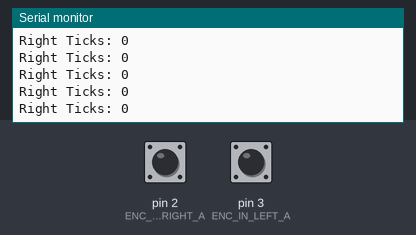
Simulated run of this sketch. Board: Arduino Uno, built with avr-gcc and run on an emulated ATmega328P. On the bench: the last lines printed to the serial monitor. The inputs (shaded band) are chosen by the test bench; at power-on: pin 2 (ENC_IN_RIGHT_A) HIGH, pin 3 (ENC_IN_LEFT_A) HIGH.

Above: at 1.2 s.
1.3 s: pin 2 (ENC_IN_RIGHT_A) pulled LOW for 0.15 s
At 1.9 s:
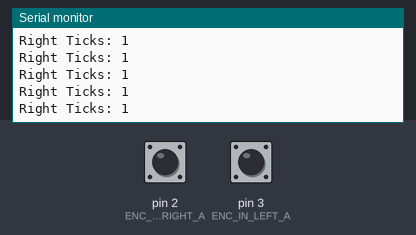
4.4 s: pin 2 (ENC_IN_RIGHT_A) pulled LOW for 1 s
At 5.5 s:
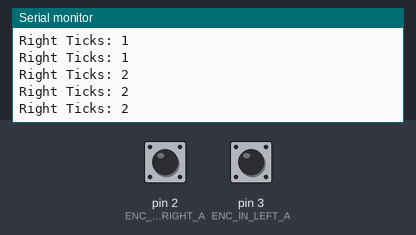
Timing chart, 0 to 7.4 s (numbered marks = the images above; inputs shaded):
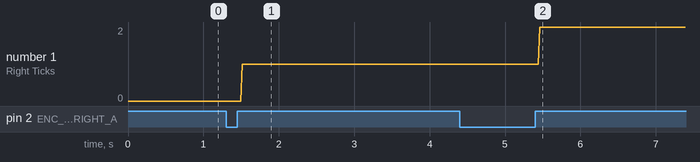

Measured:
- after the input at 1.3 s, the serial monitor: prints a new line after 0.21 s (image 1)
- after the input at 4.4 s, the serial monitor: prints a new line after 1.1 s (image 2)
- plotted number 1: 0 → 1 after the input at 1.3 s, 1 → 2 after the input at 4.4 s

The sketch:

right_ticks.ino
```cpp
// Encoder output to Arduino Interrupt pin. Tracks the pulse count.
#define ENC_IN_RIGHT_A 2
#define ENC_IN_LEFT_A 3

// Keep track of the number of right wheel pulses
volatile long right_wheel_pulse_count = 0;
volatile long left_wheel_pulse_count = 0;

void setup() {

  // Open the serial port at 9600 bps
  Serial.begin(9600);

  // Set pin states of the encoder
  pinMode(ENC_IN_RIGHT_A , INPUT_PULLUP);
  pinMode(ENC_IN_LEFT_A , INPUT_PULLUP);

  // Every time the pin goes high, this is a pulse
  attachInterrupt(digitalPinToInterrupt(ENC_IN_RIGHT_A), right_wheel_pulse, RISING);
  attachInterrupt(digitalPinToInterrupt(ENC_IN_LEFT_A), left_wheel_pulse, RISING);

}

void loop() {


    Serial.print("Right Ticks: ");
    Serial.println(right_wheel_pulse_count);
   // Serial.print("Left Ticks: ");
   // Serial.println(left_wheel_pulse_count);
    delay(10);
}

// Increment the number of pulses by 1
void right_wheel_pulse() {
  right_wheel_pulse_count++;
}

// Increment the number of pulses by 1
void left_wheel_pulse() {
  left_wheel_pulse_count++;
}
```
